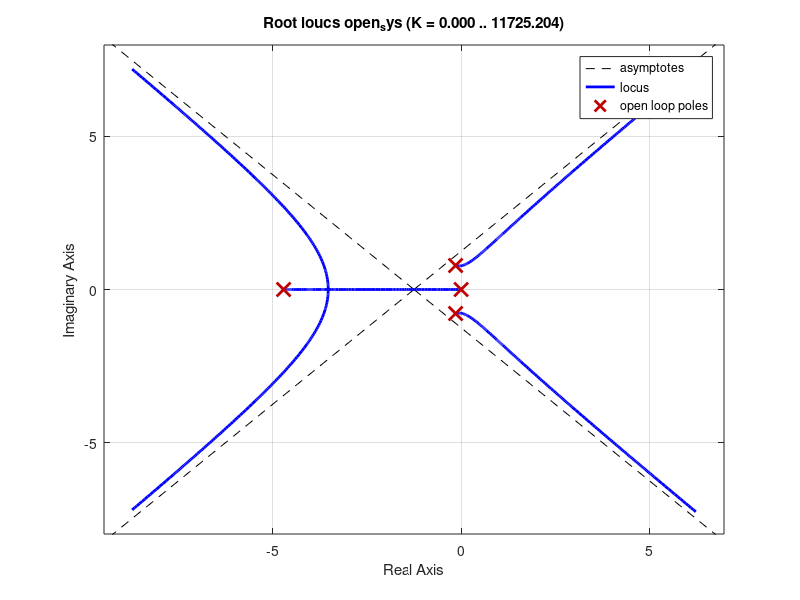

This figure's MATLAB source: (Note: this script raises an error after producing the figure.)
clear, close; clc;

% System
num = 1;
den = [1, 5, 2, 3, 0];
open_sys = tf(num,den)
close_sys = feedback(open_sys,1)

% Stability (1= True, 0 = False)
isstable(close_sys)

% Roots
pole(close_sys)

% Rlocus
rlocus(open_sys)
grid on_